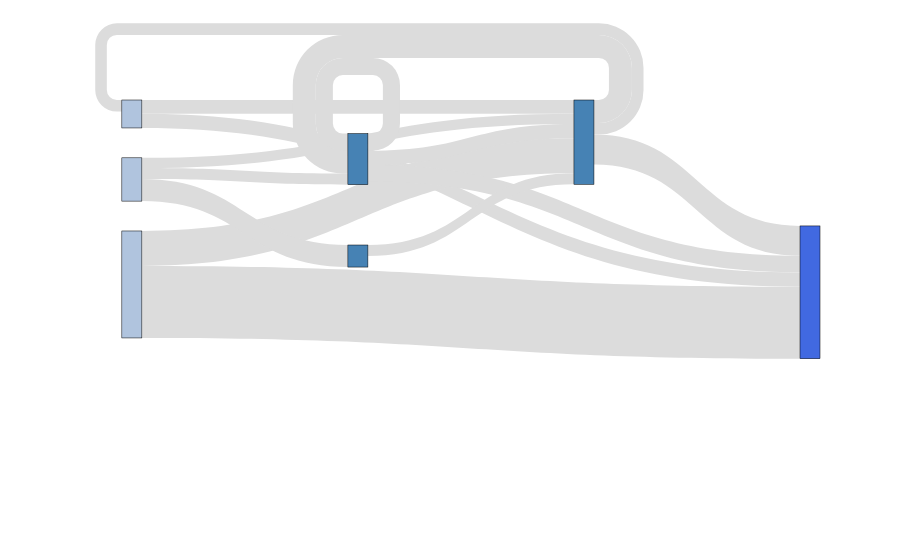

The notebook cell saved with this chart:
### Code cell
fig = go.Figure(data=[go.Sankey(
    node = dict(
      pad = 15,
      thickness = 20,
        
      line = dict(color = "black", width = 0.5),
      color = ["lightsteelblue", "lightsteelblue", "lightsteelblue", "steelblue", "steelblue", "steelblue", "steelblue", "steelblue", "steelblue", "royalblue"]
    ),
    link = dict(
      source = list(df_transition_grouped_imp.jugement_prec),
      target = list(df_transition_grouped_imp.jugement_famille),
      value = list(df_transition_grouped_imp.SIREN),
        color = 'gainsboro'
  ))])
fig.update_layout(font_size=20)
fig.show()

### Figure 1 — Plotly figure (JSON) as saved in the notebook; plotly's stock layout.template omitted (floating-point values rounded to 4 significant figures)
{"data": [{"link": {"color": "gainsboro", "source": [0, 0, 1, 1, 2, 2, 2, 3, 3, 3, 5, 5, 5, 6], "target": [5, 9, 5, 9, 3, 5, 6, 3, 5, 9, 0, 3, 9, 5], "value": [2947, 3075, 7524, 15519, 2368, 2212, 4750, 3680, 3098, 3565, 2497, 4952, 6447, 2379]}, "node": {"color": ["lightsteelblue", "lightsteelblue", "lightsteelblue", "steelblue", "steelblue", "steelblue", "steelblue", "steelblue", "steelblue", "royalblue"], "line": {"color": "black", "width": 0.5}, "pad": 15, "thickness": 20}, "type": "sankey"}], "layout": {"font": {"size": 20}}}
